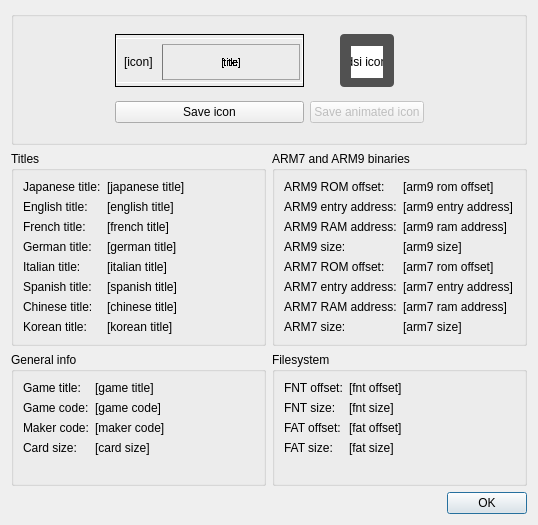
<?xml version="1.0" encoding="UTF-8"?>
<ui version="4.0">
 <class>ROMInfoDialog</class>
 <widget class="QDialog" name="ROMInfoDialog">
  <property name="geometry">
   <rect>
    <x>0</x>
    <y>0</y>
    <width>538</width>
    <height>525</height>
   </rect>
  </property>
  <property name="sizePolicy">
   <sizepolicy hsizetype="Fixed" vsizetype="Fixed">
    <horstretch>0</horstretch>
    <verstretch>0</verstretch>
   </sizepolicy>
  </property>
  <property name="windowTitle">
   <string>ROM info - MelonDS - Ixranium Fork</string>
  </property>
  <layout class="QGridLayout" name="gridLayout">
   <item row="2" column="0">
    <widget class="QGroupBox" name="titles">
     <property name="title">
      <string>Titles</string>
     </property>
     <layout class="QFormLayout" name="formLayout">
      <item row="0" column="0">
       <widget class="QLabel" name="label_2">
        <property name="font">
         <font>
          <underline>false</underline>
         </font>
        </property>
        <property name="text">
         <string>Japanese title:</string>
        </property>
       </widget>
      </item>
      <item row="0" column="1">
       <widget class="QLabel" name="japaneseTitle">
        <property name="text">
         <string>[japanese title]</string>
        </property>
        <property name="textInteractionFlags">
         <set>Qt::TextInteractionFlag::LinksAccessibleByMouse|Qt::TextInteractionFlag::TextSelectableByKeyboard|Qt::TextInteractionFlag::TextSelectableByMouse</set>
        </property>
       </widget>
      </item>
      <item row="1" column="0">
       <widget class="QLabel" name="label_3">
        <property name="font">
         <font>
          <underline>false</underline>
         </font>
        </property>
        <property name="text">
         <string>English title:</string>
        </property>
       </widget>
      </item>
      <item row="1" column="1">
       <widget class="QLabel" name="englishTitle">
        <property name="text">
         <string>[english title]</string>
        </property>
        <property name="textInteractionFlags">
         <set>Qt::TextInteractionFlag::LinksAccessibleByMouse|Qt::TextInteractionFlag::TextSelectableByKeyboard|Qt::TextInteractionFlag::TextSelectableByMouse</set>
        </property>
       </widget>
      </item>
      <item row="2" column="0">
       <widget class="QLabel" name="label_4">
        <property name="font">
         <font>
          <underline>false</underline>
         </font>
        </property>
        <property name="text">
         <string>French title:</string>
        </property>
       </widget>
      </item>
      <item row="2" column="1">
       <widget class="QLabel" name="frenchTitle">
        <property name="text">
         <string>[french title]</string>
        </property>
        <property name="textInteractionFlags">
         <set>Qt::TextInteractionFlag::LinksAccessibleByMouse|Qt::TextInteractionFlag::TextSelectableByKeyboard|Qt::TextInteractionFlag::TextSelectableByMouse</set>
        </property>
       </widget>
      </item>
      <item row="3" column="0">
       <widget class="QLabel" name="label_5">
        <property name="font">
         <font>
          <underline>false</underline>
         </font>
        </property>
        <property name="text">
         <string>German title:</string>
        </property>
       </widget>
      </item>
      <item row="3" column="1">
       <widget class="QLabel" name="germanTitle">
        <property name="text">
         <string>[german title]</string>
        </property>
        <property name="textInteractionFlags">
         <set>Qt::TextInteractionFlag::LinksAccessibleByMouse|Qt::TextInteractionFlag::TextSelectableByKeyboard|Qt::TextInteractionFlag::TextSelectableByMouse</set>
        </property>
       </widget>
      </item>
      <item row="4" column="0">
       <widget class="QLabel" name="label_6">
        <property name="font">
         <font>
          <underline>false</underline>
         </font>
        </property>
        <property name="text">
         <string>Italian title:</string>
        </property>
       </widget>
      </item>
      <item row="4" column="1">
       <widget class="QLabel" name="italianTitle">
        <property name="text">
         <string>[italian title]</string>
        </property>
        <property name="textInteractionFlags">
         <set>Qt::TextInteractionFlag::LinksAccessibleByMouse|Qt::TextInteractionFlag::TextSelectableByKeyboard|Qt::TextInteractionFlag::TextSelectableByMouse</set>
        </property>
       </widget>
      </item>
      <item row="5" column="0">
       <widget class="QLabel" name="label_7">
        <property name="font">
         <font>
          <underline>false</underline>
         </font>
        </property>
        <property name="text">
         <string>Spanish title:</string>
        </property>
       </widget>
      </item>
      <item row="5" column="1">
       <widget class="QLabel" name="spanishTitle">
        <property name="text">
         <string>[spanish title]</string>
        </property>
        <property name="textInteractionFlags">
         <set>Qt::TextInteractionFlag::LinksAccessibleByMouse|Qt::TextInteractionFlag::TextSelectableByKeyboard|Qt::TextInteractionFlag::TextSelectableByMouse</set>
        </property>
       </widget>
      </item>
      <item row="6" column="0">
       <widget class="QLabel" name="label_25">
        <property name="font">
         <font>
          <underline>false</underline>
         </font>
        </property>
        <property name="text">
         <string>Chinese title:</string>
        </property>
       </widget>
      </item>
      <item row="6" column="1">
       <widget class="QLabel" name="chineseTitle">
        <property name="text">
         <string>[chinese title]</string>
        </property>
        <property name="textInteractionFlags">
         <set>Qt::TextInteractionFlag::LinksAccessibleByMouse|Qt::TextInteractionFlag::TextSelectableByKeyboard|Qt::TextInteractionFlag::TextSelectableByMouse</set>
        </property>
       </widget>
      </item>
      <item row="7" column="0">
       <widget class="QLabel" name="label_23">
        <property name="font">
         <font>
          <underline>false</underline>
         </font>
        </property>
        <property name="text">
         <string>Korean title:</string>
        </property>
       </widget>
      </item>
      <item row="7" column="1">
       <widget class="QLabel" name="koreanTitle">
        <property name="text">
         <string>[korean title]</string>
        </property>
        <property name="textInteractionFlags">
         <set>Qt::TextInteractionFlag::LinksAccessibleByMouse|Qt::TextInteractionFlag::TextSelectableByKeyboard|Qt::TextInteractionFlag::TextSelectableByMouse</set>
        </property>
       </widget>
      </item>
     </layout>
    </widget>
   </item>
   <item row="2" column="1">
    <widget class="QGroupBox" name="arm9AndArm7Binaries">
     <property name="title">
      <string>ARM7 and ARM9 binaries</string>
     </property>
     <layout class="QFormLayout" name="formLayout_2">
      <item row="0" column="0">
       <widget class="QLabel" name="label_11">
        <property name="font">
         <font>
          <underline>false</underline>
         </font>
        </property>
        <property name="text">
         <string>ARM9 ROM offset: </string>
        </property>
       </widget>
      </item>
      <item row="0" column="1">
       <widget class="QLabel" name="arm9RomOffset">
        <property name="text">
         <string>[arm9 rom offset]</string>
        </property>
        <property name="textInteractionFlags">
         <set>Qt::TextInteractionFlag::LinksAccessibleByMouse|Qt::TextInteractionFlag::TextSelectableByKeyboard|Qt::TextInteractionFlag::TextSelectableByMouse</set>
        </property>
       </widget>
      </item>
      <item row="1" column="0">
       <widget class="QLabel" name="label_12">
        <property name="font">
         <font>
          <underline>false</underline>
         </font>
        </property>
        <property name="text">
         <string>ARM9 entry address:</string>
        </property>
       </widget>
      </item>
      <item row="1" column="1">
       <widget class="QLabel" name="arm9EntryAddress">
        <property name="text">
         <string>[arm9 entry address]</string>
        </property>
        <property name="textInteractionFlags">
         <set>Qt::TextInteractionFlag::LinksAccessibleByMouse|Qt::TextInteractionFlag::TextSelectableByKeyboard|Qt::TextInteractionFlag::TextSelectableByMouse</set>
        </property>
       </widget>
      </item>
      <item row="2" column="0">
       <widget class="QLabel" name="label_14">
        <property name="font">
         <font>
          <underline>false</underline>
         </font>
        </property>
        <property name="text">
         <string>ARM9 RAM address:</string>
        </property>
       </widget>
      </item>
      <item row="2" column="1">
       <widget class="QLabel" name="arm9RamAddress">
        <property name="text">
         <string>[arm9 ram address]</string>
        </property>
        <property name="textInteractionFlags">
         <set>Qt::TextInteractionFlag::LinksAccessibleByMouse|Qt::TextInteractionFlag::TextSelectableByKeyboard|Qt::TextInteractionFlag::TextSelectableByMouse</set>
        </property>
       </widget>
      </item>
      <item row="3" column="0">
       <widget class="QLabel" name="label_16">
        <property name="font">
         <font>
          <underline>false</underline>
         </font>
        </property>
        <property name="text">
         <string>ARM9 size:</string>
        </property>
       </widget>
      </item>
      <item row="3" column="1">
       <widget class="QLabel" name="arm9Size">
        <property name="text">
         <string>[arm9 size]</string>
        </property>
        <property name="textInteractionFlags">
         <set>Qt::TextInteractionFlag::LinksAccessibleByMouse|Qt::TextInteractionFlag::TextSelectableByKeyboard|Qt::TextInteractionFlag::TextSelectableByMouse</set>
        </property>
       </widget>
      </item>
      <item row="4" column="0">
       <widget class="QLabel" name="label_15">
        <property name="font">
         <font>
          <underline>false</underline>
         </font>
        </property>
        <property name="text">
         <string>ARM7 ROM offset: </string>
        </property>
       </widget>
      </item>
      <item row="4" column="1">
       <widget class="QLabel" name="arm7RomOffset">
        <property name="text">
         <string>[arm7 rom offset]</string>
        </property>
        <property name="textInteractionFlags">
         <set>Qt::TextInteractionFlag::LinksAccessibleByMouse|Qt::TextInteractionFlag::TextSelectableByKeyboard|Qt::TextInteractionFlag::TextSelectableByMouse</set>
        </property>
       </widget>
      </item>
      <item row="5" column="0">
       <widget class="QLabel" name="label_13">
        <property name="font">
         <font>
          <underline>false</underline>
         </font>
        </property>
        <property name="text">
         <string>ARM7 entry address:</string>
        </property>
       </widget>
      </item>
      <item row="5" column="1">
       <widget class="QLabel" name="arm7EntryAddress">
        <property name="text">
         <string>[arm7 entry address]</string>
        </property>
        <property name="textInteractionFlags">
         <set>Qt::TextInteractionFlag::LinksAccessibleByMouse|Qt::TextInteractionFlag::TextSelectableByKeyboard|Qt::TextInteractionFlag::TextSelectableByMouse</set>
        </property>
       </widget>
      </item>
      <item row="6" column="0">
       <widget class="QLabel" name="label_18">
        <property name="font">
         <font>
          <underline>false</underline>
         </font>
        </property>
        <property name="text">
         <string>ARM7 RAM address:</string>
        </property>
       </widget>
      </item>
      <item row="6" column="1">
       <widget class="QLabel" name="arm7RamAddress">
        <property name="text">
         <string>[arm7 ram address]</string>
        </property>
        <property name="textInteractionFlags">
         <set>Qt::TextInteractionFlag::LinksAccessibleByMouse|Qt::TextInteractionFlag::TextSelectableByKeyboard|Qt::TextInteractionFlag::TextSelectableByMouse</set>
        </property>
       </widget>
      </item>
      <item row="7" column="0">
       <widget class="QLabel" name="label_17">
        <property name="font">
         <font>
          <underline>false</underline>
         </font>
        </property>
        <property name="text">
         <string>ARM7 size:</string>
        </property>
       </widget>
      </item>
      <item row="7" column="1">
       <widget class="QLabel" name="arm7Size">
        <property name="text">
         <string>[arm7 size]</string>
        </property>
        <property name="textInteractionFlags">
         <set>Qt::TextInteractionFlag::LinksAccessibleByMouse|Qt::TextInteractionFlag::TextSelectableByKeyboard|Qt::TextInteractionFlag::TextSelectableByMouse</set>
        </property>
       </widget>
      </item>
     </layout>
    </widget>
   </item>
   <item row="3" column="1">
    <widget class="QGroupBox" name="filesystem">
     <property name="title">
      <string>Filesystem</string>
     </property>
     <layout class="QFormLayout" name="formLayout_4">
      <item row="0" column="0">
       <widget class="QLabel" name="label_19">
        <property name="font">
         <font>
          <underline>false</underline>
         </font>
        </property>
        <property name="text">
         <string>FNT offset:</string>
        </property>
       </widget>
      </item>
      <item row="0" column="1">
       <widget class="QLabel" name="fntOffset">
        <property name="text">
         <string>[fnt offset]</string>
        </property>
        <property name="textInteractionFlags">
         <set>Qt::TextInteractionFlag::LinksAccessibleByMouse|Qt::TextInteractionFlag::TextSelectableByKeyboard|Qt::TextInteractionFlag::TextSelectableByMouse</set>
        </property>
       </widget>
      </item>
      <item row="1" column="0">
       <widget class="QLabel" name="label_20">
        <property name="font">
         <font>
          <underline>false</underline>
         </font>
        </property>
        <property name="text">
         <string>FNT size:</string>
        </property>
       </widget>
      </item>
      <item row="1" column="1">
       <widget class="QLabel" name="fntSize">
        <property name="text">
         <string>[fnt size]</string>
        </property>
        <property name="textInteractionFlags">
         <set>Qt::TextInteractionFlag::LinksAccessibleByMouse|Qt::TextInteractionFlag::TextSelectableByKeyboard|Qt::TextInteractionFlag::TextSelectableByMouse</set>
        </property>
       </widget>
      </item>
      <item row="2" column="0">
       <widget class="QLabel" name="label_21">
        <property name="font">
         <font>
          <underline>false</underline>
         </font>
        </property>
        <property name="text">
         <string>FAT offset:</string>
        </property>
       </widget>
      </item>
      <item row="2" column="1">
       <widget class="QLabel" name="fatOffset">
        <property name="text">
         <string>[fat offset]</string>
        </property>
        <property name="textInteractionFlags">
         <set>Qt::TextInteractionFlag::LinksAccessibleByMouse|Qt::TextInteractionFlag::TextSelectableByKeyboard|Qt::TextInteractionFlag::TextSelectableByMouse</set>
        </property>
       </widget>
      </item>
      <item row="3" column="0">
       <widget class="QLabel" name="label_22">
        <property name="font">
         <font>
          <underline>false</underline>
         </font>
        </property>
        <property name="text">
         <string>FAT size:</string>
        </property>
       </widget>
      </item>
      <item row="3" column="1">
       <widget class="QLabel" name="fatSize">
        <property name="text">
         <string>[fat size]</string>
        </property>
        <property name="textInteractionFlags">
         <set>Qt::TextInteractionFlag::LinksAccessibleByMouse|Qt::TextInteractionFlag::TextSelectableByKeyboard|Qt::TextInteractionFlag::TextSelectableByMouse</set>
        </property>
       </widget>
      </item>
     </layout>
    </widget>
   </item>
   <item row="3" column="0">
    <widget class="QGroupBox" name="generalInfo">
     <property name="title">
      <string>General info</string>
     </property>
     <layout class="QFormLayout" name="formLayout_3">
      <item row="0" column="0">
       <widget class="QLabel" name="label">
        <property name="font">
         <font>
          <underline>false</underline>
         </font>
        </property>
        <property name="text">
         <string>Game title:</string>
        </property>
       </widget>
      </item>
      <item row="0" column="1">
       <widget class="QLabel" name="gameTitle">
        <property name="text">
         <string>[game title]</string>
        </property>
        <property name="textInteractionFlags">
         <set>Qt::TextInteractionFlag::LinksAccessibleByMouse|Qt::TextInteractionFlag::TextSelectableByKeyboard|Qt::TextInteractionFlag::TextSelectableByMouse</set>
        </property>
       </widget>
      </item>
      <item row="1" column="0">
       <widget class="QLabel" name="label_8">
        <property name="font">
         <font>
          <underline>false</underline>
         </font>
        </property>
        <property name="text">
         <string>Game code:</string>
        </property>
       </widget>
      </item>
      <item row="1" column="1">
       <widget class="QLabel" name="gameCode">
        <property name="text">
         <string>[game code]</string>
        </property>
        <property name="textInteractionFlags">
         <set>Qt::TextInteractionFlag::LinksAccessibleByMouse|Qt::TextInteractionFlag::TextSelectableByKeyboard|Qt::TextInteractionFlag::TextSelectableByMouse</set>
        </property>
       </widget>
      </item>
      <item row="2" column="0">
       <widget class="QLabel" name="label_9">
        <property name="font">
         <font>
          <underline>false</underline>
         </font>
        </property>
        <property name="text">
         <string>Maker code:</string>
        </property>
       </widget>
      </item>
      <item row="2" column="1">
       <widget class="QLabel" name="makerCode">
        <property name="text">
         <string>[maker code]</string>
        </property>
        <property name="textInteractionFlags">
         <set>Qt::TextInteractionFlag::LinksAccessibleByMouse|Qt::TextInteractionFlag::TextSelectableByKeyboard|Qt::TextInteractionFlag::TextSelectableByMouse</set>
        </property>
       </widget>
      </item>
      <item row="3" column="0">
       <widget class="QLabel" name="label_10">
        <property name="font">
         <font>
          <underline>false</underline>
         </font>
        </property>
        <property name="text">
         <string>Card size:</string>
        </property>
       </widget>
      </item>
      <item row="3" column="1">
       <widget class="QLabel" name="cardSize">
        <property name="text">
         <string>[card size]</string>
        </property>
        <property name="textInteractionFlags">
         <set>Qt::TextInteractionFlag::LinksAccessibleByMouse|Qt::TextInteractionFlag::TextSelectableByKeyboard|Qt::TextInteractionFlag::TextSelectableByMouse</set>
        </property>
       </widget>
      </item>
     </layout>
    </widget>
   </item>
   <item row="4" column="0" colspan="2">
    <widget class="QDialogButtonBox" name="buttonBox">
     <property name="orientation">
      <enum>Qt::Orientation::Horizontal</enum>
     </property>
     <property name="standardButtons">
      <set>QDialogButtonBox::StandardButton::Ok</set>
     </property>
    </widget>
   </item>
   <item row="0" column="0" colspan="2">
    <widget class="QGroupBox" name="groupBox_2">
     <layout class="QGridLayout" name="gridLayout_9">
      <item row="0" column="2">
       <widget class="QFrame" name="frame">
        <property name="frameShape">
         <enum>QFrame::Shape::Box</enum>
        </property>
        <property name="frameShadow">
         <enum>QFrame::Shadow::Plain</enum>
        </property>
        <property name="lineWidth">
         <number>1</number>
        </property>
        <layout class="QGridLayout" name="gridLayout_3">
         <property name="leftMargin">
          <number>0</number>
         </property>
         <property name="topMargin">
          <number>0</number>
         </property>
         <property name="rightMargin">
          <number>0</number>
         </property>
         <property name="bottomMargin">
          <number>0</number>
         </property>
         <item row="0" column="0">
          <widget class="QGroupBox" name="iconBox">
           <property name="sizePolicy">
            <sizepolicy hsizetype="Fixed" vsizetype="Fixed">
             <horstretch>0</horstretch>
             <verstretch>0</verstretch>
            </sizepolicy>
           </property>
           <property name="minimumSize">
            <size>
             <width>187</width>
             <height>43</height>
            </size>
           </property>
           <property name="maximumSize">
            <size>
             <width>187</width>
             <height>45</height>
            </size>
           </property>
           <property name="styleSheet">
            <string notr="true">#iconBox {
	border: 1px solid white;
	background-color: qlineargradient(
		x1: 0, y1: 1,
		x2: 0, y2: 0,
		stop: 0 #c3c3c3,
		stop: 0.199 #c3c3c3,
		stop: 0.2 #d3d3d3,
		stop: 0.399 #d3d3d3,
		stop: 0.4 #e3e3e3,
		stop: 0.599 #e3e3e3,
		stop: 0.6 #f3f3f3,
		stop: 0.799 #f3f3f3,
		stop: 0.8 #fbfbfb,
		stop: 1 #fbfbfb
	);
}

#iconTitle {
	border: 1px solid #a2a2a2;
	border-left-color: #797979;
	letter-spacing: -0.5px;
	color: black;
	background-color: qlineargradient(
		x1: 0, y1: 0,
		x2: 0, y2: 1,
		stop: 0.000000 #fbfbfb,
		stop: 0.024380 #fbfbfb,
		stop: 0.024390 #e3e3e3,
		stop: 0.048770 #e3e3e3,
		stop: 0.048780 #fbfbfb,
		stop: 0.073161 #fbfbfb,
		stop: 0.073171 #e3e3e3,
		stop: 0.097551 #e3e3e3,
		stop: 0.097561 #fbfbfb,
		stop: 0.121941 #fbfbfb,
		stop: 0.121951 #e3e3e3,
		stop: 0.146331 #e3e3e3,
		stop: 0.146341 #fbfbfb,
		stop: 0.170722 #fbfbfb,
		stop: 0.170732 #e3e3e3,
		stop: 0.195112 #e3e3e3,
		stop: 0.195122 #fbfbfb,
		stop: 0.219502 #fbfbfb,
		stop: 0.219512 #e3e3e3,
		stop: 0.243892 #e3e3e3,
		stop: 0.243902 #fbfbfb,
		stop: 0.268283 #fbfbfb,
		stop: 0.268293 #e3e3e3,
		stop: 0.292673 #e3e3e3,
		stop: 0.292683 #fbfbfb,
		stop: 0.317063 #fbfbfb,
		stop: 0.317073 #e3e3e3,
		stop: 0.341453 #e3e3e3,
		stop: 0.341463 #fbfbfb,
		stop: 0.365844 #fbfbfb,
		stop: 0.365854 #e3e3e3,
		stop: 0.390234 #e3e3e3,
		stop: 0.390244 #fbfbfb,
		stop: 0.414624 #fbfbfb,
		stop: 0.414634 #e3e3e3,
		stop: 0.439014 #e3e3e3,
		stop: 0.439024 #fbfbfb,
		stop: 0.463405 #fbfbfb,
		stop: 0.463415 #e3e3e3,
		stop: 0.487795 #e3e3e3,
		stop: 0.487805 #fbfbfb,
		stop: 0.512185 #fbfbfb,
		stop: 0.512195 #e3e3e3,
		stop: 0.536575 #e3e3e3,
		stop: 0.536585 #fbfbfb,
		stop: 0.560966 #fbfbfb,
		stop: 0.560976 #e3e3e3,
		stop: 0.585356 #e3e3e3,
		stop: 0.585366 #fbfbfb,
		stop: 0.609746 #fbfbfb,
		stop: 0.609756 #e3e3e3,
		stop: 0.634136 #e3e3e3,
		stop: 0.634146 #fbfbfb,
		stop: 0.658527 #fbfbfb,
		stop: 0.658537 #e3e3e3,
		stop: 0.682917 #e3e3e3,
		stop: 0.682927 #fbfbfb,
		stop: 0.707307 #fbfbfb,
		stop: 0.707317 #e3e3e3,
		stop: 0.731697 #e3e3e3,
		stop: 0.731707 #fbfbfb,
		stop: 0.756088 #fbfbfb,
		stop: 0.756098 #e3e3e3,
		stop: 0.780478 #e3e3e3,
		stop: 0.780488 #fbfbfb,
		stop: 0.804868 #fbfbfb,
		stop: 0.804878 #e3e3e3,
		stop: 0.829258 #e3e3e3,
		stop: 0.829268 #fbfbfb,
		stop: 0.853649 #fbfbfb,
		stop: 0.853659 #e3e3e3,
		stop: 0.878039 #e3e3e3,
		stop: 0.878049 #fbfbfb,
		stop: 0.902429 #fbfbfb,
		stop: 0.902439 #e3e3e3,
		stop: 0.926819 #e3e3e3,
		stop: 0.926829 #fbfbfb,
		stop: 0.951210 #fbfbfb,
		stop: 0.951220 #e3e3e3,
		stop: 0.975600 #e3e3e3,
		stop: 0.975610 #fbfbfb
	);
}
</string>
           </property>
           <property name="title">
            <string/>
           </property>
           <property name="alignment">
            <set>Qt::AlignmentFlag::AlignCenter</set>
           </property>
           <property name="flat">
            <bool>false</bool>
           </property>
           <property name="checkable">
            <bool>false</bool>
           </property>
           <layout class="QGridLayout" name="gridLayout_2">
            <property name="leftMargin">
             <number>5</number>
            </property>
            <property name="topMargin">
             <number>0</number>
            </property>
            <property name="rightMargin">
             <number>0</number>
            </property>
            <property name="bottomMargin">
             <number>0</number>
            </property>
            <property name="horizontalSpacing">
             <number>6</number>
            </property>
            <property name="verticalSpacing">
             <number>0</number>
            </property>
            <item row="0" column="2">
             <widget class="QLabel" name="iconTitle">
              <property name="sizePolicy">
               <sizepolicy hsizetype="MinimumExpanding" vsizetype="MinimumExpanding">
                <horstretch>0</horstretch>
                <verstretch>0</verstretch>
               </sizepolicy>
              </property>
              <property name="font">
               <font>
                <pointsize>8</pointsize>
                <stylestrategy>NoAntialias</stylestrategy>
               </font>
              </property>
              <property name="text">
               <string>[title]</string>
              </property>
              <property name="alignment">
               <set>Qt::AlignmentFlag::AlignCenter</set>
              </property>
              <property name="textInteractionFlags">
               <set>Qt::TextInteractionFlag::LinksAccessibleByMouse</set>
              </property>
             </widget>
            </item>
            <item row="0" column="1">
             <widget class="QLabel" name="iconImage">
              <property name="sizePolicy">
               <sizepolicy hsizetype="Preferred" vsizetype="Preferred">
                <horstretch>0</horstretch>
                <verstretch>0</verstretch>
               </sizepolicy>
              </property>
              <property name="minimumSize">
               <size>
                <width>32</width>
                <height>32</height>
               </size>
              </property>
              <property name="maximumSize">
               <size>
                <width>32</width>
                <height>32</height>
               </size>
              </property>
              <property name="text">
               <string>[icon]</string>
              </property>
              <property name="textInteractionFlags">
               <set>Qt::TextInteractionFlag::LinksAccessibleByMouse</set>
              </property>
             </widget>
            </item>
           </layout>
          </widget>
         </item>
        </layout>
       </widget>
      </item>
      <item row="0" column="0" rowspan="2">
       <spacer name="horizontalSpacer">
        <property name="orientation">
         <enum>Qt::Orientation::Horizontal</enum>
        </property>
        <property name="sizeHint" stdset="0">
         <size>
          <width>0</width>
          <height>0</height>
         </size>
        </property>
       </spacer>
      </item>
      <item row="0" column="4" rowspan="2">
       <spacer name="horizontalSpacer_3">
        <property name="orientation">
         <enum>Qt::Orientation::Horizontal</enum>
        </property>
        <property name="sizeHint" stdset="0">
         <size>
          <width>0</width>
          <height>0</height>
         </size>
        </property>
       </spacer>
      </item>
      <item row="0" column="3" alignment="Qt::AlignmentFlag::AlignHCenter">
       <widget class="QGroupBox" name="dsiIconBox">
        <property name="sizePolicy">
         <sizepolicy hsizetype="Fixed" vsizetype="Fixed">
          <horstretch>0</horstretch>
          <verstretch>0</verstretch>
         </sizepolicy>
        </property>
        <property name="styleSheet">
         <string notr="true">#dsiIconBox {
    border-radius: 4px;
    background-color: #515151;
}

#dsiIconImage {
    background-color: white;
}</string>
        </property>
        <property name="title">
         <string/>
        </property>
        <property name="alignment">
         <set>Qt::AlignmentFlag::AlignCenter</set>
        </property>
        <property name="flat">
         <bool>false</bool>
        </property>
        <property name="checkable">
         <bool>false</bool>
        </property>
        <layout class="QGridLayout" name="gridLayout_10">
         <property name="leftMargin">
          <number>8</number>
         </property>
         <property name="topMargin">
          <number>6</number>
         </property>
         <property name="rightMargin">
          <number>8</number>
         </property>
         <property name="bottomMargin">
          <number>6</number>
         </property>
         <item row="0" column="0">
          <widget class="QLabel" name="dsiIconImage">
           <property name="sizePolicy">
            <sizepolicy hsizetype="Minimum" vsizetype="Minimum">
             <horstretch>0</horstretch>
             <verstretch>0</verstretch>
            </sizepolicy>
           </property>
           <property name="minimumSize">
            <size>
             <width>32</width>
             <height>32</height>
            </size>
           </property>
           <property name="maximumSize">
            <size>
             <width>32</width>
             <height>32</height>
            </size>
           </property>
           <property name="text">
            <string>[dsi icon]</string>
           </property>
           <property name="alignment">
            <set>Qt::AlignmentFlag::AlignCenter</set>
           </property>
          </widget>
         </item>
        </layout>
       </widget>
      </item>
      <item row="1" column="2">
       <widget class="QPushButton" name="saveIconButton">
        <property name="text">
         <string>Save icon</string>
        </property>
       </widget>
      </item>
      <item row="1" column="3">
       <widget class="QPushButton" name="saveAnimatedIconButton">
        <property name="enabled">
         <bool>false</bool>
        </property>
        <property name="text">
         <string>Save animated icon</string>
        </property>
       </widget>
      </item>
     </layout>
    </widget>
   </item>
  </layout>
 </widget>
 <resources/>
 <connections>
  <connection>
   <sender>buttonBox</sender>
   <signal>accepted()</signal>
   <receiver>ROMInfoDialog</receiver>
   <slot>accept()</slot>
   <hints>
    <hint type="sourcelabel">
     <x>248</x>
     <y>254</y>
    </hint>
    <hint type="destinationlabel">
     <x>157</x>
     <y>274</y>
    </hint>
   </hints>
  </connection>
  <connection>
   <sender>buttonBox</sender>
   <signal>rejected()</signal>
   <receiver>ROMInfoDialog</receiver>
   <slot>reject()</slot>
   <hints>
    <hint type="sourcelabel">
     <x>316</x>
     <y>260</y>
    </hint>
    <hint type="destinationlabel">
     <x>286</x>
     <y>274</y>
    </hint>
   </hints>
  </connection>
 </connections>
</ui>
